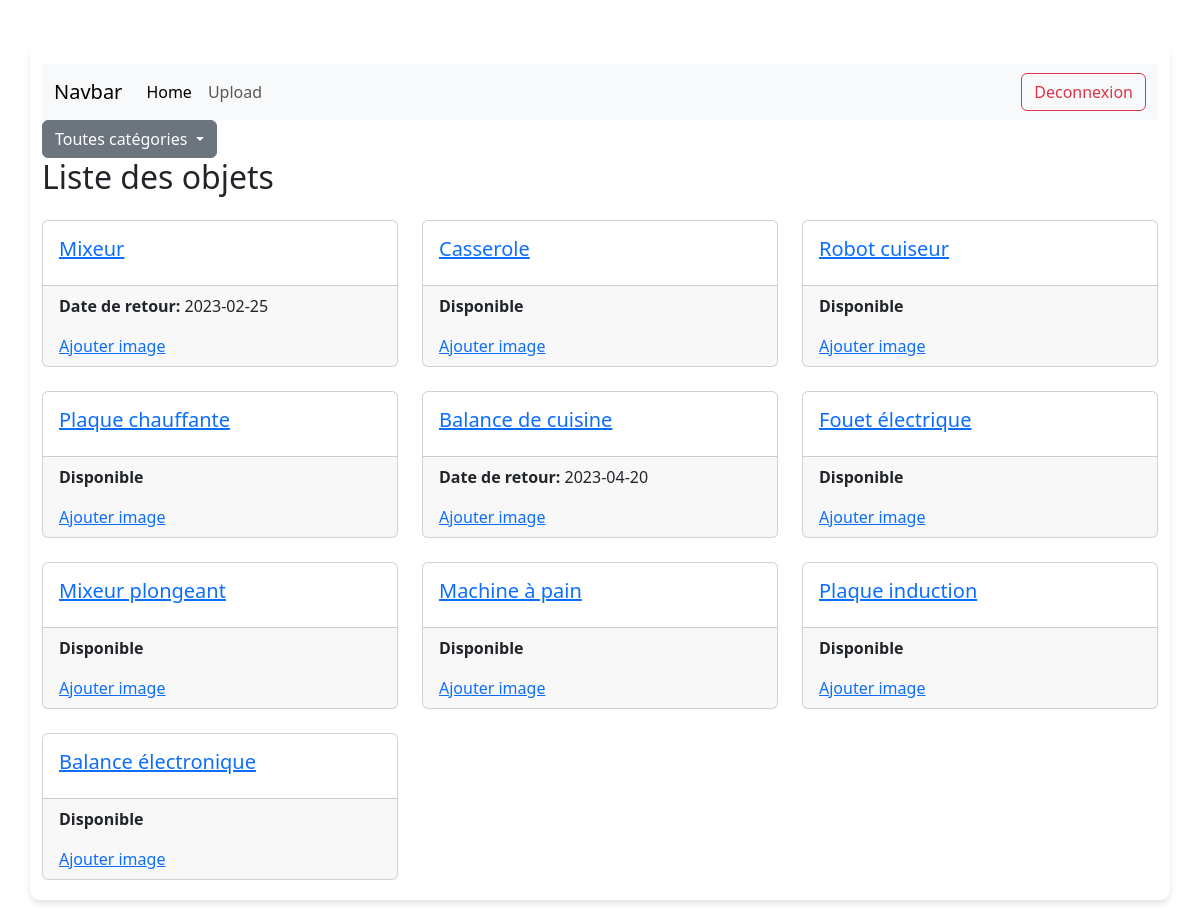
The page /pages/Filtres.php?id_cat=4 on the database its author committed.
### tables this page shows
CREATE TABLE objet (
    id_object INT PRIMARY KEY AUTO_INCREMENT,
    nom_object VARCHAR(100) NOT NULL,
    id_categorie INT NOT NULL,
    id_membre INT NOT NULL,
    FOREIGN KEY (id_categorie) REFERENCES categorie_object(id_categorie),
    FOREIGN KEY (id_membre) REFERENCES membre(id_membre)
);

### inc/function.php (called while the page is built, shortened)
<?php
function dbconnect() {
    $connect = mysqli_connect('localhost', 'root', '', 'objet');
    mysqli_set_charset($connect, 'utf8');
    return $connect;
}
function filtre_categorie($id_categorie) {
    $id_categorie = intval($id_categorie);
    return mysqli_query(dbconnect(), "SELECT * FROM v_liste_objet WHERE id_categorie = $id_categorie");
}
?>

### pages/Filtres.php (the view, shortened to what this page needs)
<?php
    include('../inc/function.php');
    $id_categorie = $_GET['id_cat'];
    $lo = filtre_categorie($id_categorie);
?>
<!DOCTYPE html>
<html lang="en">
<head>
    <link rel="stylesheet" href="./assets/css/style.css">
    <link href="../assets/css/bootstrap.min.css" rel="stylesheet">
    <link rel="stylesheet" href="../assets/bootstrap-icons/font/bootstrap-icons.css">
</head>
<body>
    <div class="container mt-4">
        <nav class="navbar navbar-expand-lg bg-body-tertiary">
            <div class="container-fluid">
                <a class="navbar-brand" href="#">Navbar</a>
                <div class="collapse navbar-collapse" id="navbarSupportedContent">
                    <ul class="navbar-nav me-auto mb-2 mb-lg-0">
                    <li class="nav-item">
                        <a class="nav-link active" aria-current="page" href="#">Home</a>
                    </li>
                    <li class="nav-item">
                        <a class="nav-link" href="upload.php">Upload</a>
                    </li>
                    </ul>
                    <a href="logout.php" class="btn btn-outline-danger">Deconnexion</a>
                </div>
            </div>
        </nav>
        <div class="dropdown">
            <button class="btn btn-secondary dropdown-toggle" type="button" data-bs-toggle="dropdown" aria-expanded="false">
                Toutes catégories
            </button>
        </div>
        <h2 class="mb-4">Liste des objets</h2>
        <div class="row row-cols-1 row-cols-md-3 g-4">
            <?php foreach ($lo as $objet) { ?>
            <div class="col">
                <div class="card h-100">
                <div class="card-body">
                    <h5 class="card-title">
                        <a href="fiche_objet.php?id_object=<?php echo $objet['id_object'] ?>">
                            <?php echo ($objet['nom_object']) ?>
                        </a>
                    </h5>
                </div>
                <div class="card-footer">
                    <?php if($objet['date_retour'] != null) {?>
                        <p><strong>Date de retour: </strong><?php echo $objet['date_retour']?></p>
                    <?php } else {?>
                        <p><strong>Disponible</strong></p>
                    <?php }?>
                    <a href="upload.php?id_object=<?php echo $objet['id_object']?>">Ajouter image</a>
                </div>
                </div>
            </div>
            <?php } ?>
        </div>
    </div>
</body>
</html>

### assets/css/style.css (style rules this page uses)
body { background-color: #f9f9f9; color: #555; padding: 20px; text-align: center; line-height: 1.6; }
.container { max-width: 700px; margin: auto; background: #fff; padding: 20px; border-radius: 10px; box-shadow: 0 4px 6px rgba(0, 0, 0, 0.1); }

### rows shown on the page
objet: nom_object "Mixeur", date_retour "2023-02-25"
objet: nom_object "Casserole", shows "Disponible"
objet: nom_object "Robot cuiseur", shows "Disponible"
objet: nom_object "Plaque chauffante", shows "Disponible"
objet: nom_object "Balance de cuisine", date_retour "2023-04-20"
objet: nom_object "Fouet électrique", shows "Disponible"
objet: nom_object "Mixeur plongeant", shows "Disponible"
objet: nom_object "Machine à pain", shows "Disponible"
objet: nom_object "Plaque induction", shows "Disponible"
objet: nom_object "Balance électronique", shows "Disponible"
